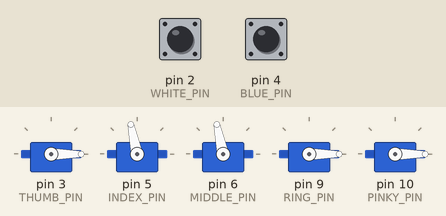
A sketch run on a simulated Arduino Uno, built with avr-gcc and run on an emulated ATmega328P. On the bench: 5 × servo. Inputs (shaded band) come from the test bench; at power-on: pin 2 (WHITE_PIN) HIGH, pin 4 (BLUE_PIN) HIGH.

Above: at 1.2 s.
1.3 s: pin 2 (WHITE_PIN) pulled LOW for 0.15 s
At 2.2 s:
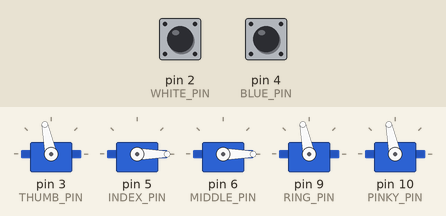
4.4 s: pin 2 (WHITE_PIN) pulled LOW for 1 s
6.9 s: pin 2 (WHITE_PIN) pulled LOW for 3.2 s
At 7.4 s:
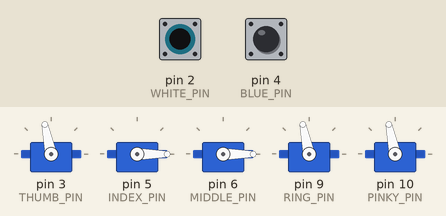
11.6 s: pin 4 (BLUE_PIN) pulsed LOW 2 times (0.12 s each, 0.3 s apart)
At 12.8 s:
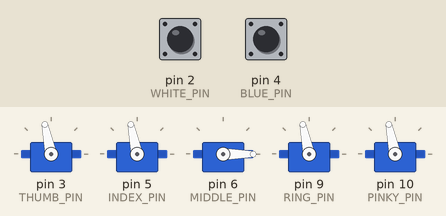
Timing chart, 0 to 19.0 s (numbered marks = the images above; inputs shaded):
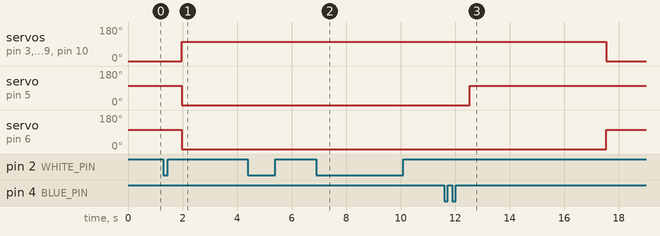

The sketch:

arduino.ino
```cpp
#include <Servo.h>

#include "Sequencer.h"

// input buttons, with helper macros for button labels
#define WHITE 0
#define BLUE 1
#define WHITE_PIN 2
#define BLUE_PIN 4


// gesture timeouts
#define GESTURE_TIMEOUT 5000
long gesture_end_time;
bool gesture_set = false;


/* ~~~~~~~~~~~~~~~~~~~~~~~~~~~~~~~~
 *
 * Servo setup and positioning
 *
 * ~~~~~~~~~~~~~~~~~~~~~~~~~~~~~~~~
 */

#define THUMB_PIN 3
#define INDEX_PIN 5
#define MIDDLE_PIN 6
#define RING_PIN 9
#define PINKY_PIN 10

#define SERVO_MIN_US 800
#define SERVO_MAX_US 2200
#define SERVO_DELTA_US SERVO_MIN_US - SERVO_MAX_US

Servo thumb, index, middle, ring, pinky;

// initial setup function for the servos
void setup_servos() {
    thumb.attach(THUMB_PIN);
    index.attach(INDEX_PIN);
    middle.attach(MIDDLE_PIN);
    ring.attach(RING_PIN);
    pinky.attach(PINKY_PIN);
}

// convert a position (0-1) to a microseconds value (SERVO_MIN_US - SERVO_MAX_US).
int position_to_us(float pos) {
    return (SERVO_DELTA_US * pos) + SERVO_MIN_US;
}

// set all finger positions. position 0 is fully retracted; 1 is fully extended.
void set_positions(float thumb_pos,
		   float index_pos,
		   float middle_pos,
		   float ring_pos,
		   float pinky_pos) {
    // set servo positions by the microsecond
    thumb.writeMicroseconds  ( position_to_us(thumb_pos)  );
    index.writeMicroseconds  ( position_to_us(1-index_pos)  ); // inverted position
    middle.writeMicroseconds ( position_to_us(1-middle_pos) ); // inverted position
    ring.writeMicroseconds   ( position_to_us(ring_pos)   );
    pinky.writeMicroseconds  ( position_to_us(pinky_pos)  );

    // set gesture timeout
    gesture_set = true;
    gesture_end_time = millis() + GESTURE_TIMEOUT;
}


/* ~~~~~~~~~~~~~~~~~~~~~~~~~~~~~~~~
 *
 * Hand Gestures
 *
 * ~~~~~~~~~~~~~~~~~~~~~~~~~~~~~~~~
 */

void gesture_fist() {
    set_positions(0, 0, 0, 0, 0);
}

void gesture_open() {
    set_positions(1, 1, 1, 1, 1);
}

void gesture_point() {
    set_positions(0, 1, 0, 0, 0);
}


/* ~~~~~~~~~~~~~~~~~~~~~~~~~~~~~~~~
 *
 * Main program
 *
 * ~~~~~~~~~~~~~~~~~~~~~~~~~~~~~~~~
 */

// sequences
Sequencer s;
Sequence fist_sequence(WHITE, gesture_fist, nullptr);
Sequence open_sequence(BLUE, gesture_open, nullptr);
Sequence point_sequence(BLUE, BLUE, gesture_point, nullptr);

// setup
void setup() {
    setup_servos();

    s.setup(WHITE_PIN, BLUE_PIN, 500);
    s.addSequence(&fist_sequence);
    s.addSequence(&open_sequence);
    s.addSequence(&point_sequence);

    gesture_open();
}


// loop
void loop() {
    // update button sequencer
    s.update();

    if (gesture_set) {
	// check if gesture has timed out
	if (millis() > gesture_end_time) {
	    // reset position
	    gesture_open();
	    // stop checking for timeout
	    gesture_set = false;
	}
    }
}
```

Button.h
```cpp
#include "Arduino.h"

// ensure this library description is only included once
#ifndef Button_h
#define Button_h

class Button {
public:
    bool state;
    bool fired;
    bool lastFired;
    unsigned long debounceTimer;
    int debounce;
    int pin;
    void (*callback)(int state, void* data);
    void* data;

    Button() {}

    void setup(int p, void (*CB)(int, void*), void* data) {
	callback = CB;
	this->data = data;
	pin = p;
	pinMode(p, INPUT_PULLUP);
	debounceTimer = 0;
	debounce = 20;
	lastFired = state = fired = true;
    }

    void update() {
	if (digitalRead(pin) != state) {
	    state = !state;
	    fired = !state;
	    debounceTimer = millis() + debounce;
	}

	if (debounceTimer < millis() && state != fired && lastFired != state) {
	    lastFired = fired = state;
	    callback(!state, data);
	}
    }
};

#endif
```

Sequence.h
```cpp
#ifndef SMM_SEQUENCE_H
#define SMM_SEQUENCE_H

#ifndef MAX_SEQUENCE_LENGTH
#define MAX_SEQUENCE_LENGTH 10
#endif

#ifndef N_MAX_SEQUENCES
#define N_MAX_SEQUENCES 10
#endif

class Sequence
{
public:
    int buttons[MAX_SEQUENCE_LENGTH];
    int length;

    void (*action)(void*);
    void* data;

    Sequence()
	: length(0), action(nullptr), data(nullptr)
    {}
    Sequence(int button, void (*action)(void*), void* data)
	: length(1), action(action), data(data)
    { buttons[0] = button; }
    Sequence(int b0, int b1, void (*action)(void*), void* data)
	: length(2), action(action), data(data)
    { buttons[0] = b0; buttons[1] = b1; }
    Sequence(int b0, int b1, int b2, void (*action)(void*), void* data)
	: length(3), action(action), data(data)
    { buttons[0] = b0; buttons[1] = b1; buttons[2] = b2; }
    Sequence(int b0, int b1, int b2, int b3, void (*action)(void*), void* data)
	: length(4), action(action), data(data)
    { buttons[0] = b0; buttons[1] = b1; buttons[2] = b2; buttons[3] = b3; }


    void push(int button)
    {
	if (length >= MAX_SEQUENCE_LENGTH) return;
	buttons[length] = button;
	length += 1;
    }

    void print()
    {
	Serial.print("Sequence [ ");
	for(int i=0; i<length-1; i++) {
	    Serial.print(buttons[i]);
	    Serial.print(", ");
	}
	Serial.print(buttons[length-1]);
	Serial.println(" ]");
    }


    bool operator==(Sequence& other)
    {
	if (length != other.length)
	    return false;

	for (int i=0; i<length; i++) {
	    if (buttons[i] != other.buttons[i])
		return false;
	}
	return true;
    }
};

#endif
```

Sequencer.h
```cpp
#ifndef SMM_SEQUENCER_H
#define SMM_SEQUENCER_H

#include "Button.h"
#include "Sequence.h"

class Sequencer;

struct ButtonData
{
    Sequencer* sequencer;
    int id;

    ButtonData(Sequencer* s, int id) : sequencer(s), id(id) {}
};

class Sequencer
{
 public:
    Button b0, b1;

    bool timingOut;
    int timeoutLength;
    unsigned long timeoutEndpoint;

    Sequence sequence;
    int numSequences;
    Sequence* sequences[N_MAX_SEQUENCES];

    Sequencer() : timingOut(false), numSequences(0) {}

    void setup(int b0pin, int b1pin, int timeoutLength)
    {
	b0.setup(b0pin, Sequencer::buttonCallback, new ButtonData(this, 0));
	b1.setup(b1pin, Sequencer::buttonCallback, new ButtonData(this, 1));
	this->timeoutLength = timeoutLength;
    }

    static void buttonCallback(int pressed, void* data)
    {
	ButtonData* d = data;
	Sequencer* self = d->sequencer;

	if (pressed) {
	    self->sequence.push(d->id);
	}
	else { // released
	    self->timingOut = true;
	    self->timeoutEndpoint = millis() + self->timeoutLength;
	}
    }

    void addSequence(Sequence* s) {
	if (numSequences < N_MAX_SEQUENCES) {
	    sequences[numSequences] = s;
	    numSequences += 1;
	}
    }

    void processSequence()
    {
	for (int i=0; i<numSequences; i++) {
	    if (sequence == *(sequences[i]))
		sequences[i]->action(sequences[i]->data);
	}

	sequence.length = 0;
	timingOut = false;
    }

    void update()
    {
	b0.update();
	b1.update();

	if (timingOut && millis() > timeoutEndpoint)
	    processSequence();
    }
};

#endif
```

Measured:
- after the input at 1.3 s, servo on pin 3 (THUMB_PIN), servo on pin 9 (RING_PIN), servo on pin 10 (PINKY_PIN): 0° → 102° after 0.67 s; servo on pin 5 (INDEX_PIN), servo on pin 6 (MIDDLE_PIN): 102° → 0° after 0.67 s
- after the input at 4.4 s, every drawn part: stays the same
- after the input at 6.9 s, servo on pin 3 (THUMB_PIN), servo on pin 9 (RING_PIN), servo on pin 10 (PINKY_PIN): stays 102° (without the input it goes to 0° after 4.0 s); servo on pin 5 (INDEX_PIN), servo on pin 6 (MIDDLE_PIN): stays 0° (without the input it goes to 102° after 4.0 s)
- after the input at 11.6 s, servo on pin 3 (THUMB_PIN), servo on pin 9 (RING_PIN), servo on pin 10 (PINKY_PIN): 102° → 0° after 5.9 s instead of 4.0 s; servo on pin 5 (INDEX_PIN): 0° → 102° after 0.94 s instead of 4.0 s; servo on pin 6 (MIDDLE_PIN): 0° → 102° after 5.9 s instead of 4.0 s
